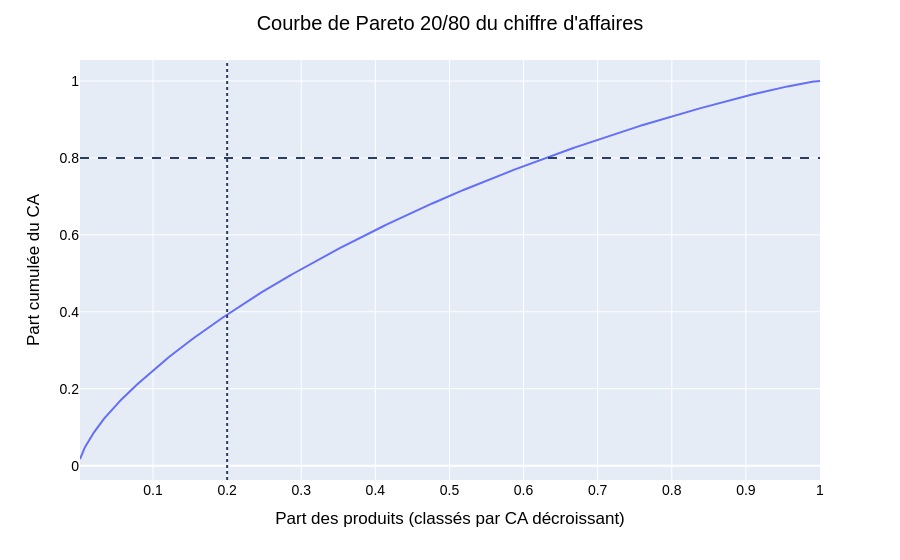

The code cell stored with this chart in its notebook:
### Markdown cell above
<div style="border: 1px solid RGB(51,165,182);" >
<h3 style="margin: auto; padding: 20px; color: RGB(51,165,182); ">Loi des 20/80 en CA et classification ABC des ventes</h3>
</div>

### Code cell
d_ca, nb_80_ca = pareto(perimetre, "ca_ht")
print(f"{nb_80_ca} produits ({nb_80_ca / len(d_ca):.1%} des {len(d_ca)} produits vendus) réalisent {SEUIL_PARETO:.0%} du CA")

fig = px.line(d_ca, x="rang_pct", y="cumul", labels={"rang_pct": "Part des produits (classés par CA décroissant)", "cumul": "Part cumulée du CA"})
fig.add_hline(y=SEUIL_PARETO, line_dash="dash")
fig.add_vline(x=0.2, line_dash="dot")
mise_en_forme(fig, "Courbe de Pareto 20/80 du chiffre d'affaires").show()

d_ca["classe_abc"] = classes_abc(d_ca)
df_merge["classe_abc_ventes"] = df_merge["product_id"].map(d_ca.set_index("product_id")["classe_abc"])
df_merge.loc[en_perimetre & df_merge["classe_abc_ventes"].isna(), "classe_abc_ventes"] = "Sans vente"
df_merge["classe_abc_ventes"] = df_merge["classe_abc_ventes"].fillna("Hors périmètre ventes")
perimetre = df_merge[en_perimetre].copy()
abc_ventes = (df_merge[df_merge["product_type"] != "Bon cadeau"].groupby("classe_abc_ventes")
              .agg(nb_produits=("product_id", "count"), ca_ht=("ca_ht", "sum"), quantites=("total_sales", "sum")).round(0).reset_index())
abc_ventes["part_ca"] = (abc_ventes["ca_ht"] / abc_ventes["ca_ht"].sum()).round(3)
display(abc_ventes)

### Figure 1 — Plotly figure (JSON) as saved in the notebook; plotly's stock layout.template omitted (floating-point values rounded to 4 significant figures; data arrays with more than 128 entries replaced by an {"elided": "..."} marker saying what was removed)
{"data": [{"hovertemplate": "Part des produits (classés par CA décroissant)=%{x}<br>Part cumulée du CA=%{y}<extra></extra>", "legendgroup": "", "line": {"color": "#636efa", "dash": "solid"}, "marker": {"symbol": "circle"}, "mode": "lines", "name": "", "orientation": "v", "showlegend": false, "type": "scatter", "x": {"elided": "688 float values"}, "xaxis": "x", "y": {"elided": "688 float values"}, "yaxis": "y"}], "layout": {"font": {"color": "black", "family": "Arial", "size": 14}, "legend": {"tracegroupgap": 0}, "margin": {"t": 60}, "shapes": [{"line": {"dash": "dash"}, "type": "line", "x0": 0, "x1": 1, "xref": "x domain", "y0": 0.8, "y1": 0.8, "yref": "y"}, {"line": {"dash": "dot"}, "type": "line", "x0": 0.2, "x1": 0.2, "xref": "x", "y0": 0, "y1": 1, "yref": "y domain"}], "title": {"text": "Courbe de Pareto 20/80 du chiffre d'affaires", "x": 0.5, "xanchor": "center"}, "xaxis": {"anchor": "y", "domain": [0, 1], "title": {"text": "Part des produits (classés par CA décroissant)"}}, "yaxis": {"anchor": "x", "domain": [0, 1], "title": {"text": "Part cumulée du CA"}}}}
